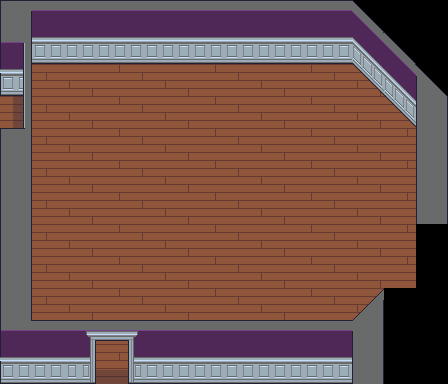

This is a level from a 2D game, rendered from its Tiled map with the project's own tilesets. A one-line summary and the complete map file follow:
An orthogonal 14x12 tile map with 32x32 px tiles, 2 tile layers (Floor, Walls), 3 tilesets.

<map version="1.4" tiledversion="1.4.3" orientation="orthogonal" renderorder="right-down" width="14" height="12" tilewidth="32" tileheight="32" infinite="0" nextlayerid="4" nextobjectid="1">
 <tileset firstgid="1" source="WallpaperExploration.tsx" />
 <tileset firstgid="24001" source="../../tilesets/Gather Floors 1.x.tsx" />
 <tileset firstgid="26561" source="../../tilesets/Gather Walls Interior 1.x.tsx" />
 <layer id="2" name="Floor" width="14" height="12">
  <data encoding="csv">
24009,24010,24011,24009,24010,24011,24009,24010,24011,0,0,0,0,0,
24009,24010,24011,24009,24010,24011,24009,24010,24011,0,0,0,0,0,
24009,24010,24011,24009,24010,24011,24009,24010,24011,24009,24010,24011,0,0,
24009,24010,24011,24009,24010,24011,24009,24010,24011,24009,24010,24011,24009,0,
24009,24010,24011,24009,24010,24011,24009,24010,24011,24009,24010,24011,24009,0,
24009,24010,24011,24009,24010,24011,24009,24010,24011,24009,24010,24011,24009,0,
24009,24010,24011,24009,24010,24011,24009,24010,24011,24009,24010,24011,24009,0,
24009,24010,24011,24009,24010,24011,24009,24010,24011,24009,24010,24011,24009,0,
24009,24010,24011,24009,24010,24011,24009,24010,24011,24009,24010,24011,24009,0,
24009,24010,24011,24009,24010,24011,24009,24010,24011,24009,24010,24011,0,0,
24009,24010,24011,24009,24010,24011,24009,24010,24011,0,0,0,0,0,
24009,24010,24011,24009,24010,24011,24009,24010,24011,0,0,0,0,0
</data>
 </layer>
 <layer id="1" name="Walls" width="14" height="12">
  <data encoding="csv">
14502,15903,15903,15903,15903,15903,15903,15903,15903,15903,15905,14923,15703,0,
2147498550,16103,16103,16103,16103,16103,16103,16103,16103,16103,16105,15123,14923,0,
2147498750,0,0,0,0,0,0,0,0,0,0,15323,15123,15124,
2147498950,0,0,0,0,0,0,0,0,0,0,15901,15323,15324,
2147499150,0,0,0,0,0,0,0,0,0,0,0,0,14706,
15702,0,0,0,0,0,0,0,0,0,0,0,0,15324,
15702,0,0,0,0,0,0,0,0,0,0,0,0,15324,
15702,0,0,0,0,0,0,0,0,0,0,0,0,32234,
15702,0,0,0,0,0,0,0,0,0,0,0,32258,32259,
15702,15703,0,0,0,0,0,0,0,0,0,15118,32283,32284,
15902,15903,14914,14915,14917,15903,15903,15903,15903,15903,15903,15714,32308,15907,
16102,16103,15114,15115,15117,16103,16103,16103,16103,16103,16103,15706,0,0
</data>
 </layer>
</map>
